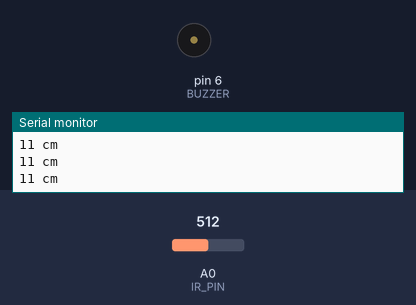
A sketch run on a simulated Arduino Uno, built with avr-gcc and run on an emulated ATmega328P. Parts: buzzer (waves = sounding), the last lines printed to the serial monitor. The inputs (shaded band) are chosen by the test bench; at power-on: A0 (IR_PIN) = 512.

Above: at 1.3 s.
1.4 s: A0 (IR_PIN) set to 280
4.6 s: A0 (IR_PIN) set to 255
At 5.6 s:
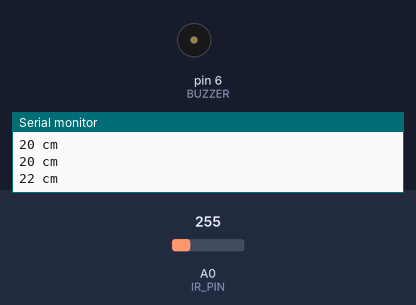
6.1 s: A0 (IR_PIN) set to 306
At 7.2 s:
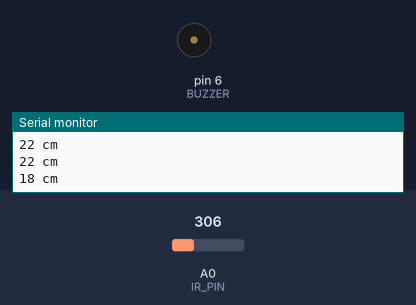
9.3 s: A0 (IR_PIN) set to 122
At 9.3 s:
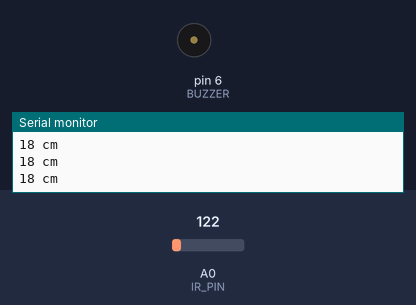
Timing chart, 0 to 11.8 s (numbered marks = the images above; inputs shaded):
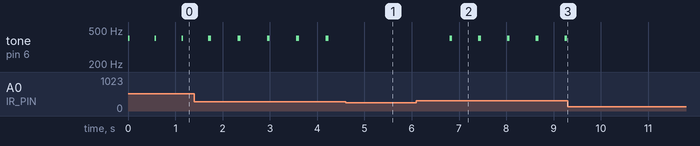

The sketch:

Sample_2.ino
```cpp
#define IR_PIN A0
#define BUZZER 6

int distance=0;


void setup() {
  // put your setup code here, to run once:
  Serial.begin(9600);
  pinMode(BUZZER, OUTPUT);
  pinMode(IR_PIN, INPUT);
}

void loop() {
  // put your main code here, to run repeatedly:
  int volt = map(analogRead(IR_PIN), 0, 1023, 0, 5000);
  distance = (27.61 / (volt - 0.1696)) * 1000;

  //buzz if distance <= 20 cm
  if (distance<=20){
    tone(BUZZER, 400);
    delay(distance * 3);
    noTone(BUZZER);
    delay(distance * 3);
  }else{
    delay(500);
  }

  Serial.print(distance);
  Serial.println(" cm");
  delay(500);
}
```

Measured:
- the behaviour switches between 270 and 269 on A0 (IR_PIN) (found by bisection; images 0 and 1)
- after the input at 4.6 s, tone on pin 6 (BUZZER): stops changing and stays silent
- after the input at 6.1 s, tone on pin 6 (BUZZER): alternates 400 Hz for 0.05 s and silent for 0.55 s, starting after 0.70 s
- after the input at 9.3 s, tone on pin 6 (BUZZER): stops changing and stays silent
- by itself, tone on pin 6 (BUZZER): alternates 400 Hz for 0.06 s and silent for 0.56 s
